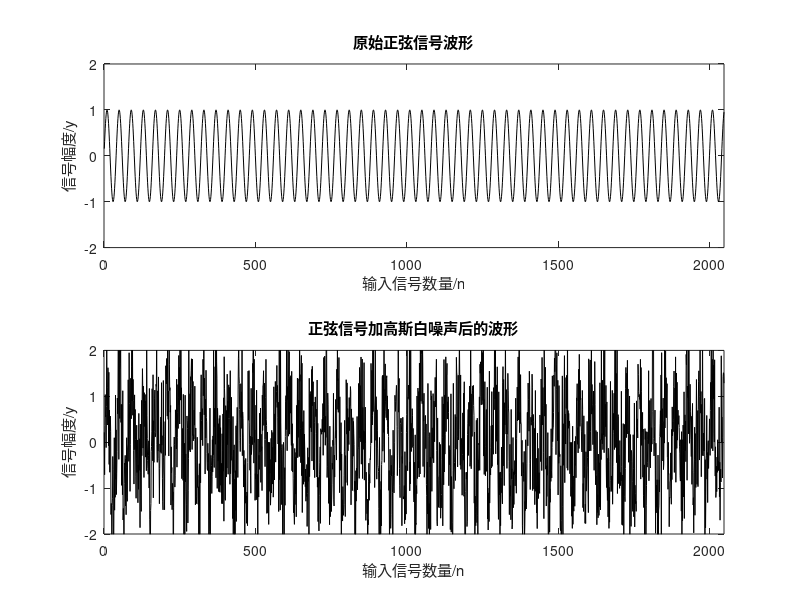

This chart was generated by the following MATLAB code: (Note: this script raises an error after producing the figure.)
clear;
clc;
close all;

L=2048;    %信号长度
a=1;       %原始信号幅度
t=1:L;      
dn=a*sin(0.05*pi*t);%原始正弦信号

xn=awgn(dn,1);   %添加信噪比5dB的白高斯噪声

figure(1)
subplot(211);plot(dn,'k');axis([0,L,-a-1,a+1]);
xlabel('输入信号数量/n');ylabel('信号幅度/y');
title('原始正弦信号波形');
subplot(212);plot(xn,'k');axis([0,L,-a-1,a+1]);
xlabel('输入信号数量/n');ylabel('信号幅度/y');
title('正弦信号加高斯白噪声后的波形');

[w,e,yn] = my_LMS(xn,dn);%调用滤波算法

figure(2)
subplot(211);plot(yn,'k');axis([0,L,-a-1,a+1]);
xlabel('输入信号数量/n');ylabel('信号幅度/y');
title('LMS算法自适应滤波后的输出波形');

subplot(212);plot(e,'k');axis([0,L,-a-1,a+1]);
xlabel('输入信号数量/n');ylabel('误差幅度/y');
title('LMS算法自适应滤波后与原始信号误差');
